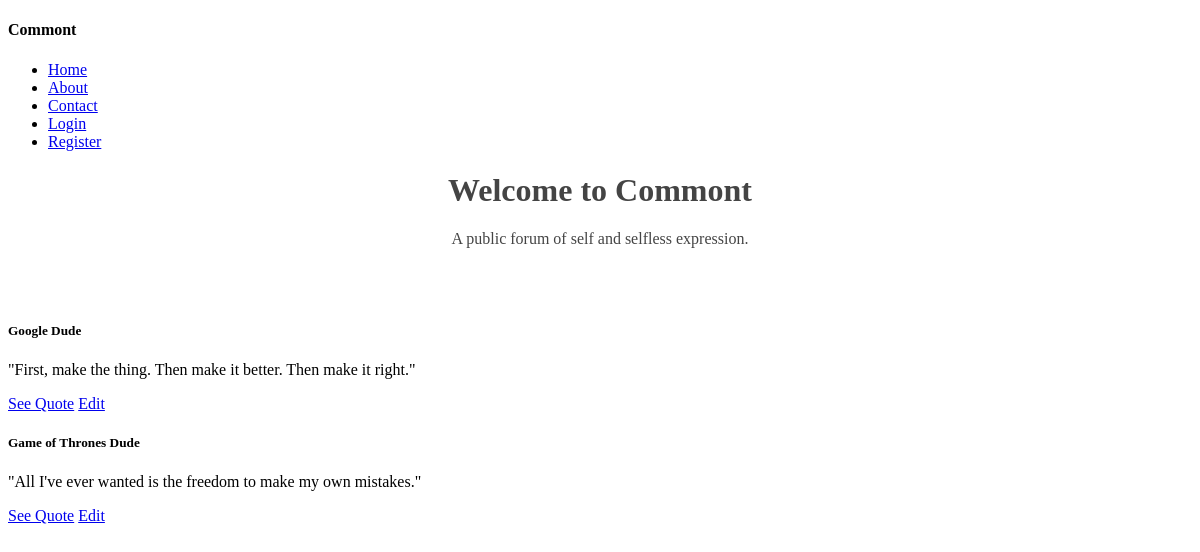
The app's page /, older data.
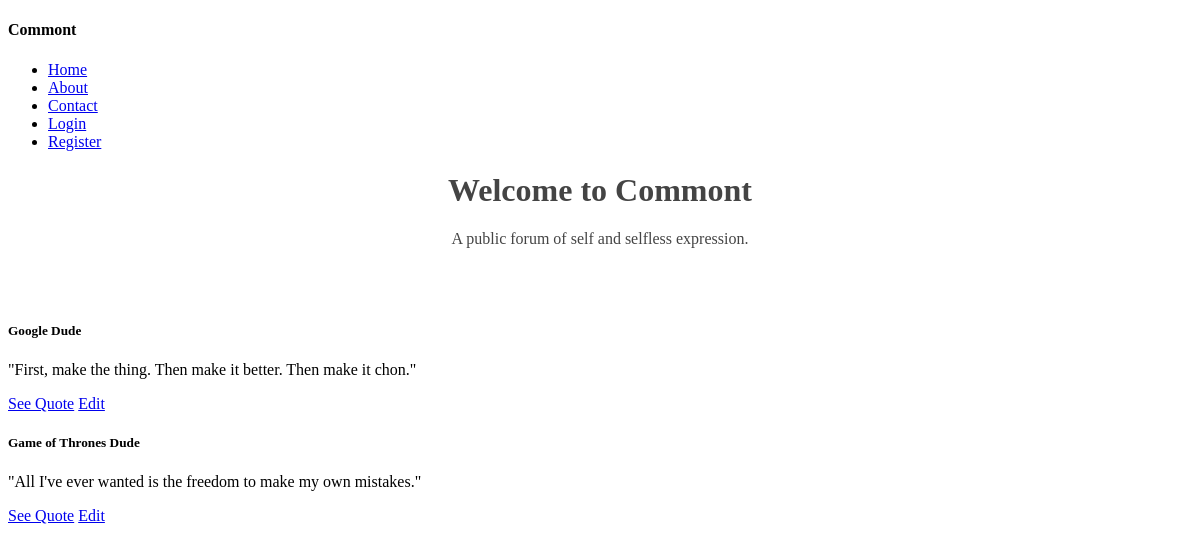
The same page, newer data.
### collection/models.py (models this page shows)
class Quote(models.Model):
    author = models.CharField(max_length=255)
    text = models.TextField()
    description = models.TextField()
    slug = models.SlugField(unique=True)
    user = models.OneToOneField(User, blank=True, null=True)

### collection/views.py (the view)
# urls.py: url(r'^$', 'collection.views.index', name='home'),
def index(request):
    quotes = Quote.objects.all()
    return render(request, 'index.html', {
        'quotes': quotes,
    })

### collection/templates/index.html (shortened to what this page needs)
{% extends 'layouts/base.html' %}
{% block content %}
    <h1 class="title">Welcome to Commont</h1>
    <p class="sub-title">A public forum of self and selfless expression.</p>
    <br />
    <br />
    {% for quote in quotes %}
        <h5>{{ quote.author }}</h5>
        <p>{{ quote.text }}</p>
        <a href="{% url 'quote_detail' slug=quote.slug %}">See Quote</a>
        <a href="{% url 'edit_quote' slug=quote.slug %}">Edit</a>
    {% endfor %}
{% endblock %}

Row changes from the older to the newer data that the page shows:
changed Quote "Google Dude": text "\"First, make the thing. Then make it better. Then make it right.\"" → "\"First, make the thing. Then make it better. Then make it chon.\""
